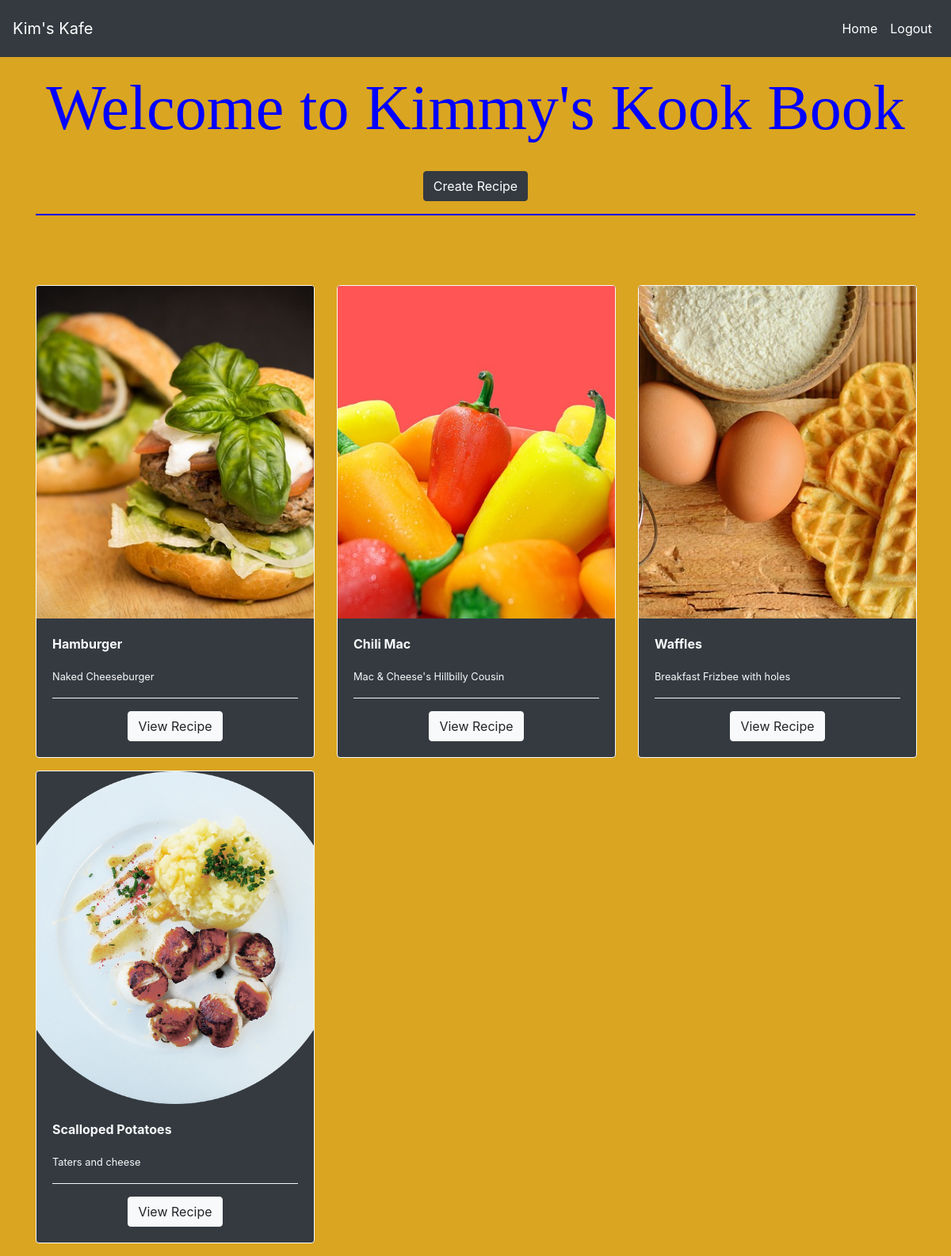
The app's page / (signed in) with its own data.
### recipes/models.py (models this page shows, shortened)
class Recipe(models.Model):
    name = models.CharField(max_length=64)
    description = models.CharField(max_length=128)
    ingredients = models.TextField()
    directions = models.TextField()
    image = models.ImageField(upload_to='assets/', null=True, blank=True)
    added = models.DateField(auto_now_add=True)

### recipes/views.py (the view)
# urls.py: path('', views.index, name="index"),
@login_required(login_url='login')
def index(request):
    recipes = Recipe.objects.all()
    return render(request, 'recipes/index.html', {
        'recipes': recipes
    })

### recipes/templates/recipes/index.html (shortened to what this page needs)
{% extends "recipes/layout.html" %}
{% load static %}
{% block content %}
    <h1 class="ani-title">Welcome to Kimmy's Kook Book</h1><br>
    <div class="centered">
    <a class="btn btn-dark center " href="{% url 'create' %}">Create Recipe</a><br>
    </div>
    <hr class="blu">
    <br><br><br>
    <div class="row">
      {% for recipe in recipes %}
        <div class="col-lg-4">
            <div class="card bg-dark text-light border-light mb-3" style="width: 22rem;">
                <img src="{{ recipe.image.url }}" class="card-img-top" alt="...">
                <div class="card-body">
                  <p class="card-text"><strong>{{ recipe.name }}</strong></p>
                  <p class="card-text"><small>{{ recipe.description }}</small></p>
                  <hr class="new">
                  <div class="centered">
                    <a class="btn btn-light" href="{% url 'view' recipe.id %}">View Recipe</a>
                  </div>
                </div>
              </div>
        </div>
        {% endfor %}
    </div>
{% endblock %}

### static/css/styles.css (style rules this page uses)
.ani-title { color: blue; text-align: center; font-family: 'Times New Roman', Times, serif; animation-name: grow; animation-fill-mode: forwards; animation-duration: 2s; }
body { background-color: goldenrod; }
.centered { display: flex; justify-content: center; }
hr.new { border-top: 1px solid aliceblue; }
hr.blu { border-top: 2px solid blue; }
.card-img-top { width: 100%; height: 420px; object-fit: cover; }

### records on screen
Recipe: image (picture), name "Hamburger", description "Naked Cheeseburger"
Recipe: image (picture), name "Chili Mac", description "Mac & Cheese's Hillbilly Cousin"
Recipe: image (picture), name "Waffles", description "Breakfast Frizbee with holes"
Recipe: image (picture), name "Scalloped Potatoes", description "Taters and cheese"
